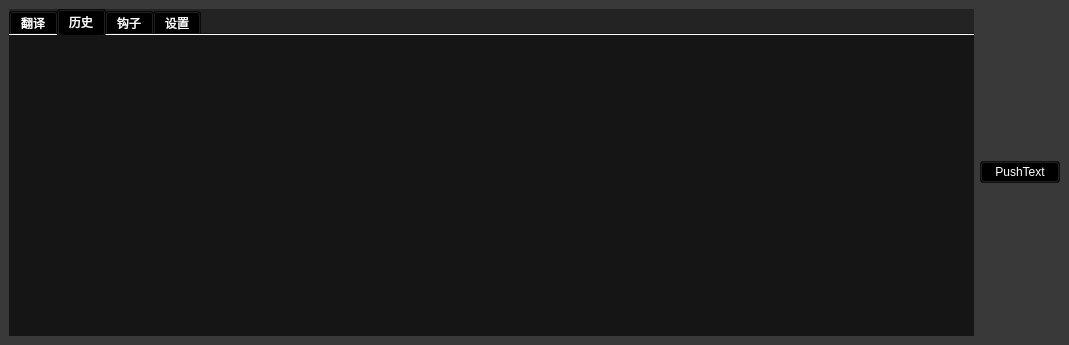
<?xml version="1.0" encoding="UTF-8"?>
<ui version="4.0">
 <class>game_window</class>
 <widget class="QMainWindow" name="game_window">
  <property name="geometry">
   <rect>
    <x>0</x>
    <y>0</y>
    <width>1069</width>
    <height>345</height>
   </rect>
  </property>
  <property name="sizePolicy">
   <sizepolicy hsizetype="Preferred" vsizetype="Preferred">
    <horstretch>0</horstretch>
    <verstretch>0</verstretch>
   </sizepolicy>
  </property>
  <property name="windowTitle">
   <string>game_window</string>
  </property>
  <property name="styleSheet">
   <string notr="true">background-color: rgba(0,0,0,100);
color: rgb(255, 255, 255);</string>
  </property>
  <widget class="QWidget" name="centralwidget">
   <layout class="QHBoxLayout" name="horizontalLayout">
    <item>
     <widget class="QTabWidget" name="main_tab">
      <property name="tabletTracking">
       <bool>false</bool>
      </property>
      <property name="autoFillBackground">
       <bool>false</bool>
      </property>
      <property name="styleSheet">
       <string notr="true">background:transparent;
QTabWidget::pane { 
border: 0; 
}</string>
      </property>
      <property name="tabPosition">
       <enum>QTabWidget::North</enum>
      </property>
      <property name="tabShape">
       <enum>QTabWidget::Rounded</enum>
      </property>
      <property name="currentIndex">
       <number>1</number>
      </property>
      <property name="documentMode">
       <bool>true</bool>
      </property>
      <property name="movable">
       <bool>true</bool>
      </property>
      <property name="tabBarAutoHide">
       <bool>false</bool>
      </property>
      <widget class="QWidget" name="translate_tab">
       <attribute name="title">
        <string>翻译</string>
       </attribute>
       <widget class="QWidget" name="layoutWidget">
        <property name="geometry">
         <rect>
          <x>0</x>
          <y>0</y>
          <width>1021</width>
          <height>270</height>
         </rect>
        </property>
        <layout class="QVBoxLayout" name="translate_layout" stretch="0,0">
         <property name="spacing">
          <number>0</number>
         </property>
         <property name="sizeConstraint">
          <enum>QLayout::SetDefaultConstraint</enum>
         </property>
         <item>
          <widget class="QLabel" name="translate_text">
           <property name="sizePolicy">
            <sizepolicy hsizetype="Preferred" vsizetype="Minimum">
             <horstretch>0</horstretch>
             <verstretch>0</verstretch>
            </sizepolicy>
           </property>
           <property name="font">
            <font>
             <pointsize>14</pointsize>
            </font>
           </property>
           <property name="text">
            <string>MainText</string>
           </property>
           <property name="scaledContents">
            <bool>false</bool>
           </property>
           <property name="alignment">
            <set>Qt::AlignCenter</set>
           </property>
           <property name="wordWrap">
            <bool>true</bool>
           </property>
          </widget>
         </item>
         <item>
          <layout class="QVBoxLayout" name="translate_result_layout">
           <property name="spacing">
            <number>0</number>
           </property>
          </layout>
         </item>
        </layout>
       </widget>
      </widget>
      <widget class="QWidget" name="history_tab">
       <attribute name="title">
        <string>历史</string>
       </attribute>
      </widget>
      <widget class="QWidget" name="hook_tab">
       <attribute name="title">
        <string>钩子</string>
       </attribute>
       <widget class="QWidget" name="horizontalLayoutWidget">
        <property name="geometry">
         <rect>
          <x>0</x>
          <y>10</y>
          <width>961</width>
          <height>261</height>
         </rect>
        </property>
        <layout class="QVBoxLayout" name="hook_layout">
         <property name="spacing">
          <number>0</number>
         </property>
         <item>
          <widget class="QScrollArea" name="hook_scroll_area">
           <property name="frameShadow">
            <enum>QFrame::Plain</enum>
           </property>
           <property name="sizeAdjustPolicy">
            <enum>QAbstractScrollArea::AdjustToContents</enum>
           </property>
           <property name="widgetResizable">
            <bool>true</bool>
           </property>
           <widget class="QWidget" name="hook_scroll_contents">
            <property name="geometry">
             <rect>
              <x>0</x>
              <y>0</y>
              <width>957</width>
              <height>257</height>
             </rect>
            </property>
            <widget class="QWidget" name="verticalLayoutWidget">
             <property name="geometry">
              <rect>
               <x>20</x>
               <y>20</y>
               <width>921</width>
               <height>211</height>
              </rect>
             </property>
             <layout class="QVBoxLayout" name="hook_scroll_list">
              <property name="spacing">
               <number>0</number>
              </property>
             </layout>
            </widget>
           </widget>
          </widget>
         </item>
        </layout>
       </widget>
      </widget>
      <widget class="QWidget" name="config_tab">
       <attribute name="title">
        <string>设置</string>
       </attribute>
      </widget>
     </widget>
    </item>
    <item>
     <widget class="QPushButton" name="debug_button_pushtext">
      <property name="text">
       <string>PushText</string>
      </property>
     </widget>
    </item>
   </layout>
  </widget>
 </widget>
 <resources/>
 <connections/>
</ui>
